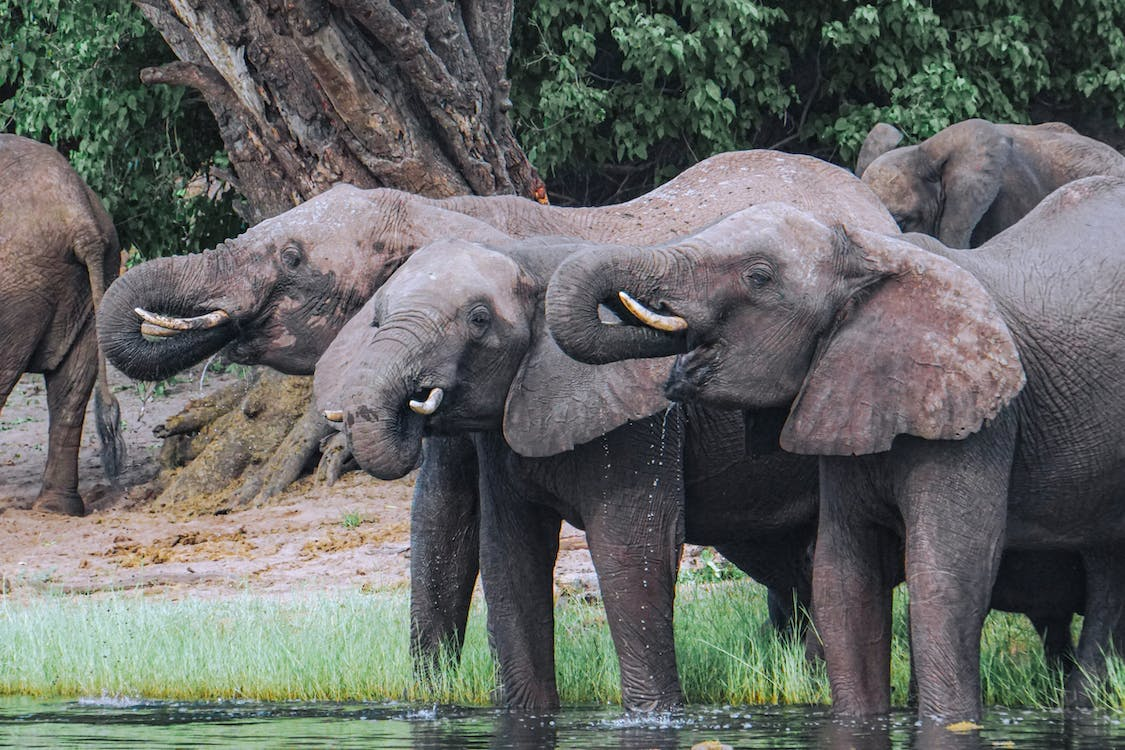
#> input picture rotation/img.jpeg, 1125 x 750 px, found by its file name
$ python rotation.py
#> lines starting #> are read from the running program, lines starting #| are printed output that depends on the picture
import cv2


try:
    res = cv2.imread("rotation/img.jpeg")
#> res is the input picture: shape (750, 1125, 3); mean B, G, R 100.2, 103.4, 101
    (rows, cols) = res.shape[:2]
#> rows = 750; cols = 1125
    M = cv2.getRotationMatrix2D((cols / 2, rows / 2), 45, 1)
    res2 = cv2.warpAffine(res, M, (cols, rows))
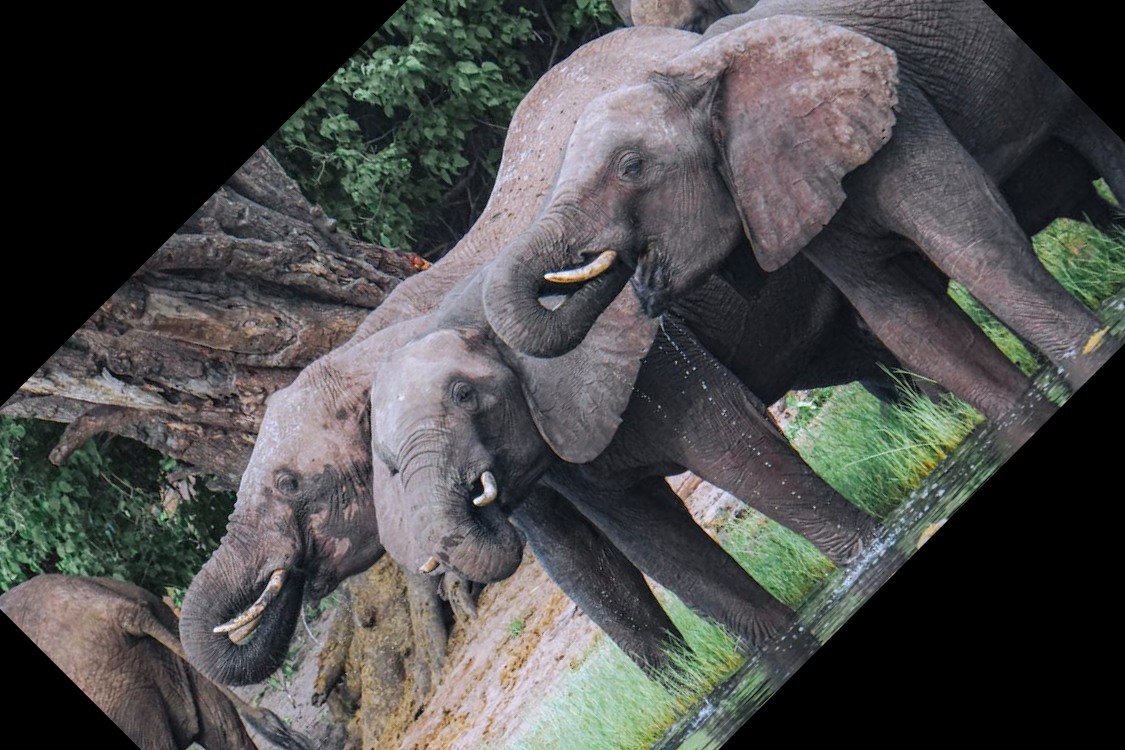
#> res2: shape (750, 1125, 3); mean B, G, R 74.9, 75.8, 75.7

    #creating a new image for display
    cv2.imwrite('result.jpg', res2)
    window_name = 'res2'

    # #display window
    cv2.imshow(window_name, res2)
    cv2.waitKey(0)
    cv2.destroyAllWindows()

except IOError:
    print('GGs')
